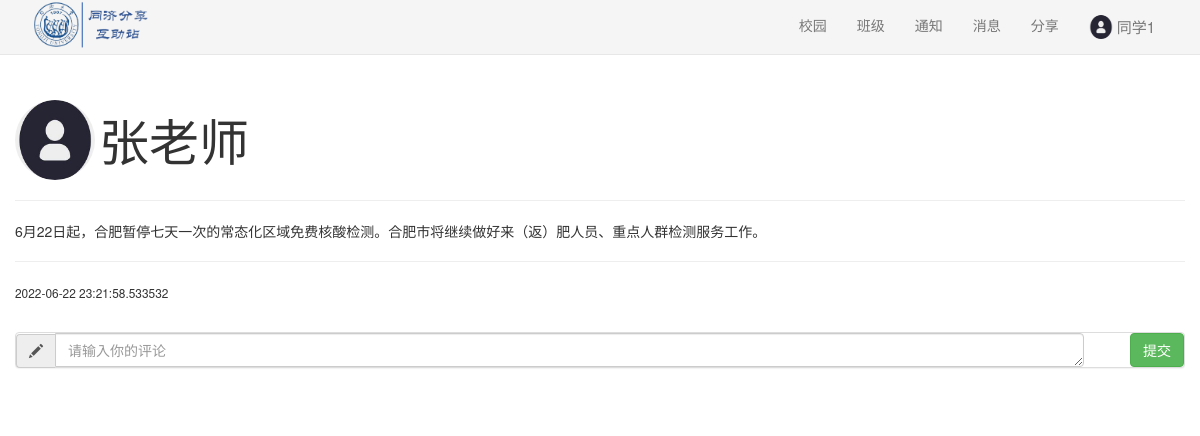
Before: /post/11 (signed in) with the older database file.
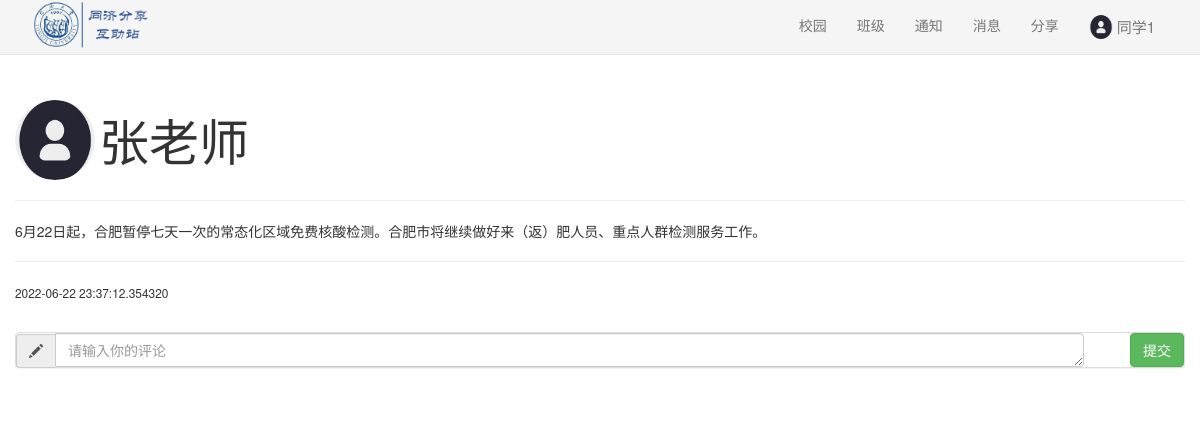
After: the same page with the newer database file.
### sql.py (models this page shows, shortened)
class User(UserMixin,db.Model):
    id = db.Column(db.Integer, primary_key=True)  # 主键，学号
    name = db.Column(db.String(20))  # 名字
    password=db.Column(db.String(128)) #密码
    intro=db.Column(db.Text)#个人介绍
    auth=db.Column(db.String(20))#权限
    dormitory=db.Column(db.String(20))#宿舍名
    class_id = db.Column(db.Integer, db.ForeignKey('class_room.id'))#对应的班级
    user_post=db.relationship('post',backref='user_post')#发的帖子
    user_post_comments = db.relationship('post_comment', backref='user_post_comments')#发的评论
    user_notice = db.relationship('notice', backref='user_post')  # 发的帖子
    user_chat_room = db.relationship("chatroom", secondary=user_room,backref=db.backref('user_create', lazy="dynamic")) # 用户对应的聊天室

class post(db.Model):#帖子
    id=db.Column(db.Integer, primary_key=True)
    post_content=db.Column(db.Text)#帖子内容
    create_at = db.Column(db.DateTime, default=datetime.datetime.now)
    update_at = db.Column(db.DateTime, default=datetime.datetime.now, onupdate=datetime.datetime.now)
    publish_user_id=db.Column(db.Integer, db.ForeignKey('user.id'))#发的人
    publish_user_name=db.Column(db.String(20))
    picture_number=db.Column(db.Integer)
    post_comments=db.relationship('post_comment',backref='post_comments')#评论
    status=db.Column(db.String(20))#状态,比如删除/隐藏

### apps/basic.py (the view)
@basicbp.route('/post/<post_id>', methods=['GET', 'POST'])
def viewpost(post_id):
    if (current_user.is_authenticated==False):
        return redirect(url_for("basic.login"))
    if request.method == "POST":
        user_no=current_user.id
        post_content=request.form['comment_content']
        sql.add_post_comment(user_no,post_id,post_content)
    post_content,number,time,comment,user=sql.find_post(post_id)
    return render_template("post.html",
                           post_content=post_content,
                           picture_number=number,
                           time=time,
                           comment=comment,
                           user=user,
                           user_id=current_user.id,
                           user_name=current_user.name,
                           class_id=current_user.class_id)

### sql.py (called while the page is built)
@login_manager.user_loader
def load_user(user_id):  # 创建用户加载回调函数，接受用户 ID 作为参数
    user = User.query.get(int(user_id))  # 用 ID 作为 User 模型的 主键查询对应的用户
    return user

def find_post(post_id):
    p=post.query.get(post_id)
    comment=p.post_comments
    user=User.query.get(p.publish_user_id)
    time=p.update_at
    return p.post_content,p.picture_number,time,comment,user

### apps/templates/post.html (shortened to what this page needs)
<!DOCTYPE html>
<html>
<head>
    <link rel="stylesheet" href="{{ url_for('static', filename='css/bootstrap.min.css') }}">
    <link href="{{ url_for('static', filename='css/minecss.css') }}" rel="stylesheet">
</head>
<body>
{% include "common/header.html" %}
<br><br><br>
<div class="container">
    <div class="row">
            <img class="img-circle" style="width:80px;height:80px;"
                 src="{{url_for('static', filename='images/user/'+user_id|string+'/head.jpg')}}"/>
            <span style="vertical-align:middle;font-size: 50px">{{user.name}}</span>
            <hr>
            <p>
                {{post_content}}
            </p>
            <hr>
            <p><small>{{time}}</small></p>
            <br>
            <div class="panel panel-default">
                <form class="form-horizontal" method="post">
                    <div class="row">
                        <div class="col-md-11">
                            <div class="input-group">
                                <div class="input-group-addon glyphicon glyphicon-pencil"></div>
                                <textarea class="form-control" rows="1" name="comment_content" placeholder="请输入你的评论"
                                          required></textarea>
                            </div>
                        </div>
                        <div class="col-md-1">
                            <input type="submit" value="提交" class="btn btn-success pull-right">
                        </div>
                    </div>
                </form>
            </div>
            <br>
        </div>
</div>
</body>
</html>

### apps/templates/common/header.html
<div>
    <nav class="navbar navbar-default navbar-static navbar-fixed-top" role="navigation" style="background:#F5F5F5">
        <div class="container">
            <div class="navbar-header">
                <img style="height:50px;overflow:hidden;"
                     src="{{ url_for('static', filename='images/img_title.png') }}"/>
            </div>
            <div class="pull-right">
                <ul class="nav navbar-nav">
                    <li><a href={{url_for("basic.main")}}>校园</a></li>
                    <li><a href={{url_for("basic.myclass")}}>班级</a></li>
                    <li><a href={{url_for("basic.mynotice")}}>通知</a></li>
                    <li><a href={{url_for("chat.allchat")}}>消息</a></li>
                    <li><a href={{url_for("basic.submitpost")}}>分享</a></li>
                    <li><a href={{url_for("basic.home",user_id=user_id)}}>
                        <img class="img-circle" style="width:24px;height:24px;"
                             src="{{url_for('static', filename='images/user/'+user_id|string+'/head.jpg')}}">
                        <span style="vertical-align:middle;font-size:15px">{{user_name}}</span>
                    </a></li>
                </ul>
            </div>
        </div>
    </nav>
</div>
<br><br>

Changed rows visible on the page:
changed post "6月22日起，合肥暂停七天一次的常态化区域免费核酸检测。合肥市将继续做好来（返）肥人员、重点人群检测服务工作。": update_at "2022-06-22 23:21:58.533532" → "2022-06-22 23:37:12.354320"
